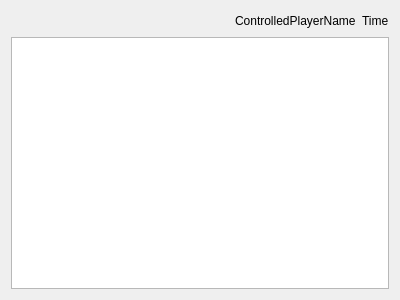
<?xml version="1.0" encoding="UTF-8"?>
<ui version="4.0">
 <class>GameWidget</class>
 <widget class="QWidget" name="GameWidget">
  <property name="geometry">
   <rect>
    <x>0</x>
    <y>0</y>
    <width>400</width>
    <height>300</height>
   </rect>
  </property>
  <property name="windowTitle">
   <string>Form</string>
  </property>
  <layout class="QVBoxLayout" name="verticalLayout">
   <item>
    <layout class="QHBoxLayout" name="horizontalLayout">
     <item>
      <spacer name="horizontalSpacer">
       <property name="orientation">
        <enum>Qt::Horizontal</enum>
       </property>
       <property name="sizeHint" stdset="0">
        <size>
         <width>40</width>
         <height>20</height>
        </size>
       </property>
      </spacer>
     </item>
     <item>
      <widget class="QLabel" name="label_2">
       <property name="text">
        <string>ControlledPlayerName</string>
       </property>
      </widget>
     </item>
     <item>
      <widget class="QLabel" name="label">
       <property name="text">
        <string>Time</string>
       </property>
      </widget>
     </item>
    </layout>
   </item>
   <item>
    <widget class="QTableView" name="tableView"/>
   </item>
  </layout>
  <action name="actionCycle">
   <property name="text">
    <string>Cycle</string>
   </property>
   <property name="shortcut">
    <string>Space</string>
   </property>
  </action>
 </widget>
 <resources/>
 <connections>
  <connection>
   <sender>actionCycle</sender>
   <signal>triggered()</signal>
   <receiver>GameWidget</receiver>
   <slot>cyclePlayers()</slot>
   <hints>
    <hint type="sourcelabel">
     <x>-1</x>
     <y>-1</y>
    </hint>
    <hint type="destinationlabel">
     <x>199</x>
     <y>149</y>
    </hint>
   </hints>
  </connection>
 </connections>
 <slots>
  <slot>cyclePlayers()</slot>
 </slots>
</ui>
